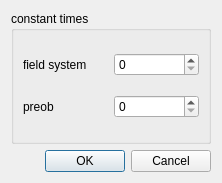
<?xml version="1.0" encoding="UTF-8"?>
<ui version="4.0">
 <class>setTimes</class>
 <widget class="QDialog" name="setTimes">
  <property name="geometry">
   <rect>
    <x>0</x>
    <y>0</y>
    <width>222</width>
    <height>183</height>
   </rect>
  </property>
  <property name="windowTitle">
   <string>Dialog</string>
  </property>
  <layout class="QVBoxLayout" name="verticalLayout_2">
   <item>
    <layout class="QVBoxLayout" name="verticalLayout">
     <item>
      <widget class="QGroupBox" name="groupBox">
       <property name="title">
        <string>constant times</string>
       </property>
       <layout class="QGridLayout" name="gridLayout">
        <item row="0" column="1">
         <widget class="QSpinBox" name="spinBox_fs"/>
        </item>
        <item row="0" column="0">
         <widget class="QLabel" name="label_fs">
          <property name="text">
           <string>field system</string>
          </property>
         </widget>
        </item>
        <item row="1" column="1">
         <widget class="QSpinBox" name="spinBox_preob"/>
        </item>
        <item row="1" column="0">
         <widget class="QLabel" name="label_preob">
          <property name="text">
           <string>preob</string>
          </property>
         </widget>
        </item>
       </layout>
      </widget>
     </item>
     <item>
      <widget class="QDialogButtonBox" name="buttonBox">
       <property name="orientation">
        <enum>Qt::Horizontal</enum>
       </property>
       <property name="standardButtons">
        <set>QDialogButtonBox::Cancel|QDialogButtonBox::Ok</set>
       </property>
      </widget>
     </item>
    </layout>
   </item>
  </layout>
 </widget>
 <resources/>
 <connections>
  <connection>
   <sender>buttonBox</sender>
   <signal>accepted()</signal>
   <receiver>setTimes</receiver>
   <slot>accept()</slot>
   <hints>
    <hint type="sourcelabel">
     <x>248</x>
     <y>254</y>
    </hint>
    <hint type="destinationlabel">
     <x>157</x>
     <y>274</y>
    </hint>
   </hints>
  </connection>
  <connection>
   <sender>buttonBox</sender>
   <signal>rejected()</signal>
   <receiver>setTimes</receiver>
   <slot>reject()</slot>
   <hints>
    <hint type="sourcelabel">
     <x>316</x>
     <y>260</y>
    </hint>
    <hint type="destinationlabel">
     <x>286</x>
     <y>274</y>
    </hint>
   </hints>
  </connection>
 </connections>
</ui>
